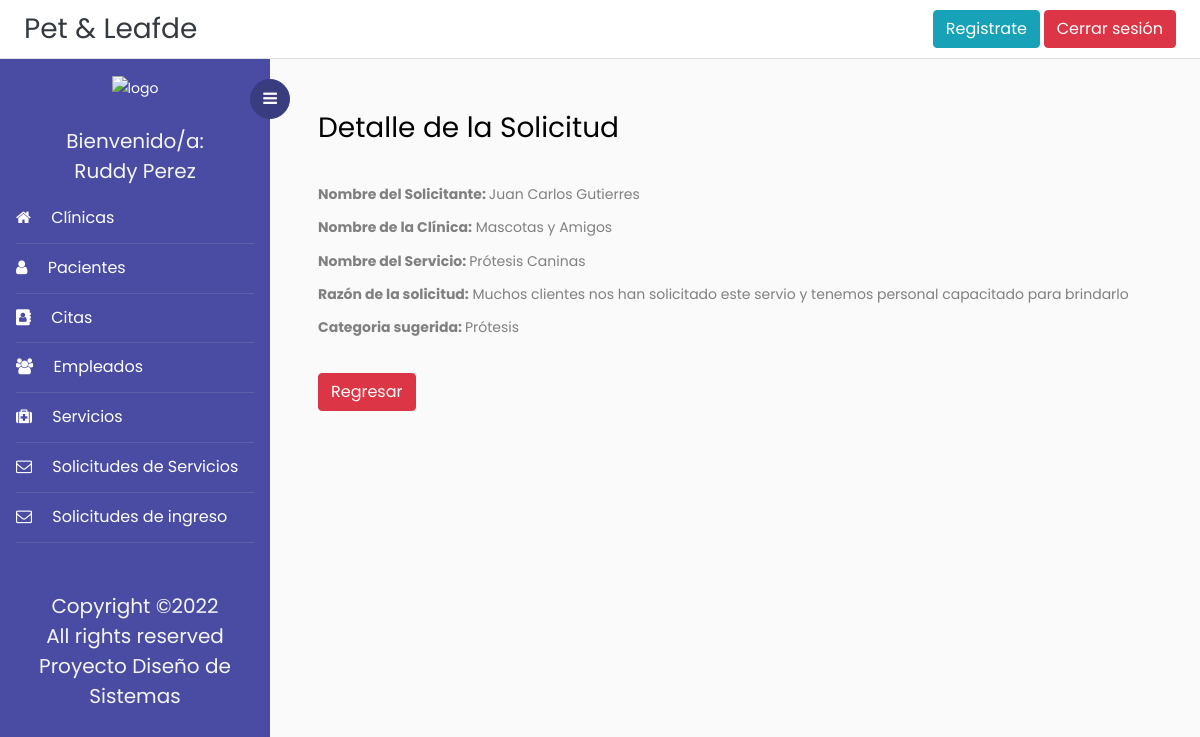
The app's page /detalleSolicitudServicio/3 (signed in) with its own data.
### Veterinaria/models.py (models this page shows, shortened)
class SolicitudServicio(models.Model):
    solicitante = models.CharField(max_length=100, validators=[solo_Letras])
    nombreClinica = models.CharField(max_length=100,validators=[solo_Letras])
    nombreServicio = models.CharField(max_length=50, validators=[solo_Letras])
    razonSolicitud = models.CharField(max_length=200)
    catSolicitud = models.CharField(max_length=30)

### Veterinaria/views.py (the view)
# urls.py: path('detalleSolicitudServicio/<int:pk>',login_required(DetalleSolicitudServicio.as_view()),name='detalle_solicitud_servicio'),
class DetalleSolicitudServicio(DetailView):
    model = SolicitudServicio
    template_name = 'Plantillas/detalleSolicitudServicio.html'
    form_class = SolicitudServicioForm
    context_object_name = 'soliservi'

### Veterinaria/templates/Plantillas/detalleSolicitudServicio.html
{% extends 'base.html' %}
{% block content %}
<div>
    <h3>Detalle de la Solicitud</h3>
</div>
<br>
<div>
    <B><label>Nombre del Solicitante: </label> </B>   {{soliservi.solicitante}}
</div>
<div>
    <B><label>Nombre de la Clínica: </label></B>    {{soliservi.nombreClinica}}
</div>
<div>
    <B><label>Nombre del Servicio: </label> </B>   {{soliservi.nombreServicio}}
</div>
<div>
    <B><label>Razón de la solicitud: </label></B>    {{soliservi.razonSolicitud}}
</div>
<div>
    <B><label>Categoria sugerida: </label> </B>   {{soliservi.catSolicitud}}
</div>
<br>
<div>
    <a href="{% url 'listado_solicitud_servicio' %}" class="btn btn-danger">Regresar</a>
</div>
{% endblock content%}

### Veterinaria/templates/base.html (shortened to what this page needs)
<!doctype html>
<html lang="en">
  <head>
	<link rel="stylesheet" href="https://cdnjs.cloudflare.com/ajax/libs/select2/4.0.13/css/select2.min.css" />
    <link rel="stylesheet" href="https://cdn.jsdelivr.net/bxslider/4.2.12/jquery.bxslider.css">
	<link rel="stylesheet" href="https://stackpath.bootstrapcdn.com/font-awesome/4.7.0/css/font-awesome.min.css">
    {% load static %}
	<link rel="stylesheet" href="{% static 'css/style.css' %}">
    <link href='https://api.mapbox.com/mapbox-gl-js/v2.3.1/mapbox-gl.css' rel='stylesheet' />
  </head>
  <body>
		{% block navbar %}
	  <div class="d-flex flex-column flex-md-row align-items-center p-2 px-md-4 bg-white border-bottom box-shadow">
      <h3 class="my-0 mr-md-auto font-weight-normal" ><a class="text-dark" href="{% url 'index' %}">Pet & Leafde</a></h3>
	  <a class="btn btn-info" href="{% url 'registro'%}">Registrate</a>&nbsp;
	  {% if request.user.is_authenticated %}
      <a class="btn btn-danger" href="{% url 'logout' %}">Cerrar sesión</a>
	  {% else %}
	  <a class="btn btn-success" href="{% url 'login' %}">Iniciar sesión</a>
	  {% endif %}
    </div>
		<div class="wrapper d-flex align-items-stretch">
			<nav id="sidebar">
				<div class="custom-menu">
					<button type="button" id="sidebarCollapse" class="btn btn-primary">
	          <i class="fa fa-bars"></i>
	        </button>
        </div>
				<div class="p-3">
        <div class="contenedor_logo" align="center">
            <img  class="logo"  src="{% static 'images/logo.png'%}" alt="logo">
        </div>&nbsp;
			{% if request.user.is_authenticated %}
			<h5 style="color:whitesmoke;" class="my-0 mr-md-auto font-weight-normal" align ="center">Bienvenido/a:</h5>
			<h5 style="color:whitesmoke;" align ='center'>{{user.first_name}} {{user.last_name}}</h5>
	        <ul class="list-unstyled components mb-5">
	          <li class="active">
	            <a href="{% url 'listar_clinica' %}"><span class="fa fa-home mr-3"></span> Clínicas</a>
	          </li>
	          <li class="active">
	            <a href="{% url 'listado_pacientes' %}"><span class="fa fa-user mr-3"></span> Pacientes</a>
	          </li>
	          <li class="active">
              <a href="{% url 'listado_citas' %}"><span class="fa fa-address-book mr-3"></span> Citas</a>
	          </li>
	          <li class="active">
              	<a href="{% url 'listado_empleados' %}"><span class="fa fa-users mr-3"></span> Empleados</a>
	          </li>
			  <li class="active">
              	<a href="{% url 'listado_servicios' %}"><span class="fa fa-medkit mr-3"></span> Servicios</a>
	          </li>
			  <li class="active">
              	<a href="{% url 'listado_solicitud_servicio' %}"><span class="fa fa-envelope-o mr-3"></span> Solicitudes de Servicios</a>
	          </li>
			  <li class="active">
				<a href="{% url 'listado_solicitudes' %}"><span class="fa fa-envelope-o mr-3"></span> Solicitudes de ingreso</a>
			</li>
			</ul>
			{% endif %}
	        <div class="footer">
	        	<h5 align="center" style="color:whitesmoke;">
						  Copyright &copy;<script>document.write(new Date().getFullYear());</script><br>
						  All rights reserved <br> Proyecto Diseño de Sistemas
	        </div>
	      </div>
    	</nav>
        {% endblock navbar%}
      <div id="content" class="p-4 p-md-5 pt-5">
	  {% block content %}{% endblock content%}
  </body>
</html>

### records on screen
SolicitudServicio: solicitante "Juan Carlos Gutierres", nombreClinica "Mascotas y Amigos", nombreServicio "Prótesis Caninas", razonSolicitud "Muchos clientes nos han solicitado este servio y tenemos personal capacitado para brindarlo", catSolicitud "Prótesis"

### other values on screen
{{ user.first_name }} "Ruddy"
{{ user.last_name }} "Perez"
